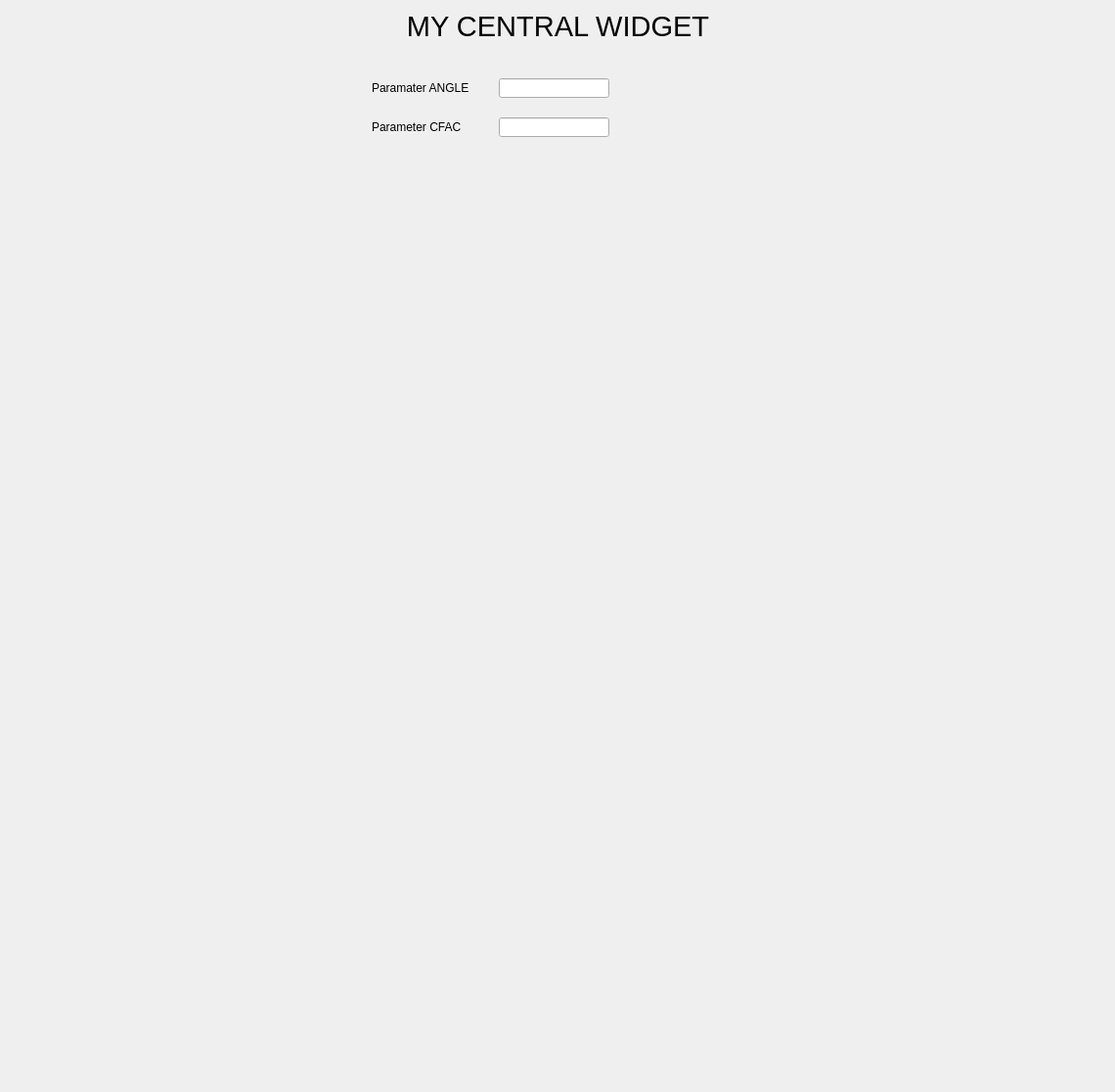
<?xml version="1.0" encoding="UTF-8"?>
<ui version="4.0">
 <class>Form_myMainWidget</class>
 <widget class="QWidget" name="Form_myMainWidget">
  <property name="geometry">
   <rect>
    <x>0</x>
    <y>0</y>
    <width>1140</width>
    <height>1116</height>
   </rect>
  </property>
  <property name="sizePolicy">
   <sizepolicy hsizetype="Fixed" vsizetype="Fixed">
    <horstretch>0</horstretch>
    <verstretch>0</verstretch>
   </sizepolicy>
  </property>
  <property name="minimumSize">
   <size>
    <width>1140</width>
    <height>1116</height>
   </size>
  </property>
  <property name="windowTitle">
   <string>Form</string>
  </property>
  <widget class="QLabel" name="label_6">
   <property name="geometry">
    <rect>
     <x>10</x>
     <y>10</y>
     <width>1121</width>
     <height>34</height>
    </rect>
   </property>
   <property name="font">
    <font>
     <pointsize>22</pointsize>
    </font>
   </property>
   <property name="text">
    <string>MY CENTRAL WIDGET</string>
   </property>
   <property name="alignment">
    <set>Qt::AlignCenter</set>
   </property>
  </widget>
  <widget class="QLineEdit" name="lineEdit_ANGLE">
   <property name="geometry">
    <rect>
     <x>510</x>
     <y>80</y>
     <width>113</width>
     <height>20</height>
    </rect>
   </property>
  </widget>
  <widget class="QLineEdit" name="lineEdit_CFAC">
   <property name="geometry">
    <rect>
     <x>510</x>
     <y>120</y>
     <width>113</width>
     <height>20</height>
    </rect>
   </property>
  </widget>
  <widget class="QLabel" name="label">
   <property name="geometry">
    <rect>
     <x>380</x>
     <y>80</y>
     <width>121</width>
     <height>20</height>
    </rect>
   </property>
   <property name="text">
    <string>Paramater ANGLE</string>
   </property>
  </widget>
  <widget class="QLabel" name="label_2">
   <property name="geometry">
    <rect>
     <x>380</x>
     <y>120</y>
     <width>91</width>
     <height>20</height>
    </rect>
   </property>
   <property name="text">
    <string>Parameter CFAC</string>
   </property>
  </widget>
 </widget>
 <resources>
  <include location="jvxMyNewHost.qrc"/>
 </resources>
 <connections>
  <connection>
   <sender>lineEdit_ANGLE</sender>
   <signal>editingFinished()</signal>
   <receiver>Form_myMainWidget</receiver>
   <slot>onANGLE()</slot>
   <hints>
    <hint type="sourcelabel">
     <x>593</x>
     <y>89</y>
    </hint>
    <hint type="destinationlabel">
     <x>681</x>
     <y>60</y>
    </hint>
   </hints>
  </connection>
  <connection>
   <sender>lineEdit_CFAC</sender>
   <signal>editingFinished()</signal>
   <receiver>Form_myMainWidget</receiver>
   <slot>onCFAC()</slot>
   <hints>
    <hint type="sourcelabel">
     <x>562</x>
     <y>126</y>
    </hint>
    <hint type="destinationlabel">
     <x>680</x>
     <y>164</y>
    </hint>
   </hints>
  </connection>
 </connections>
 <slots>
  <slot>automaticSteeringToggled(bool)</slot>
  <slot>bypassToggled(bool)</slot>
  <slot>onANGLE()</slot>
  <slot>onCFAC()</slot>
 </slots>
</ui>
